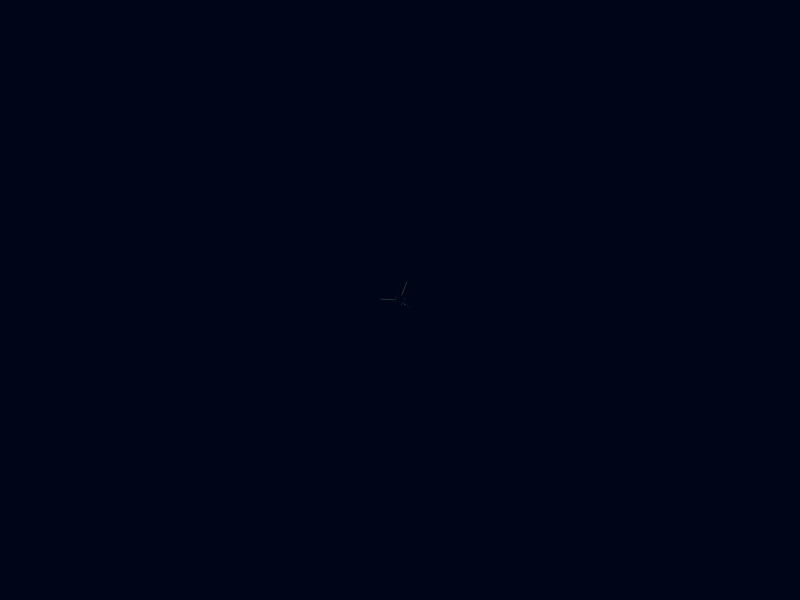
Frame 1 (no input)
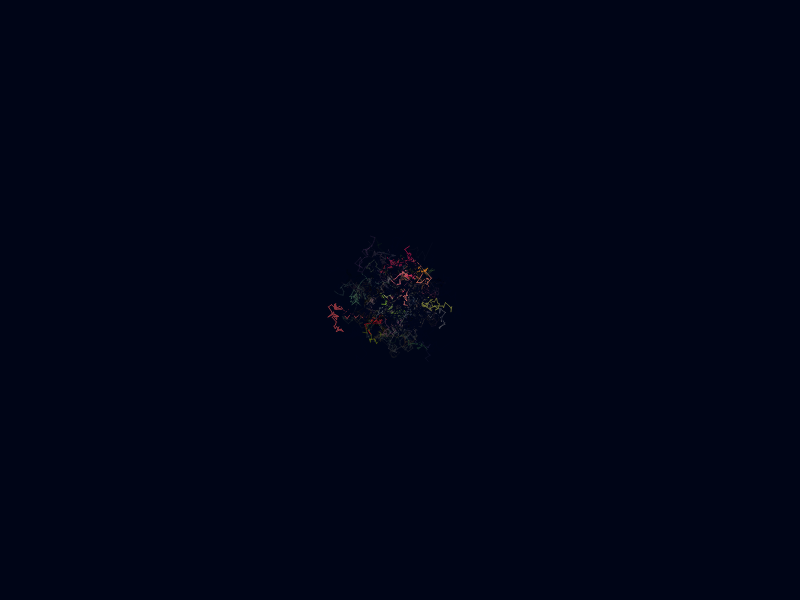
Frame 60 (no input)
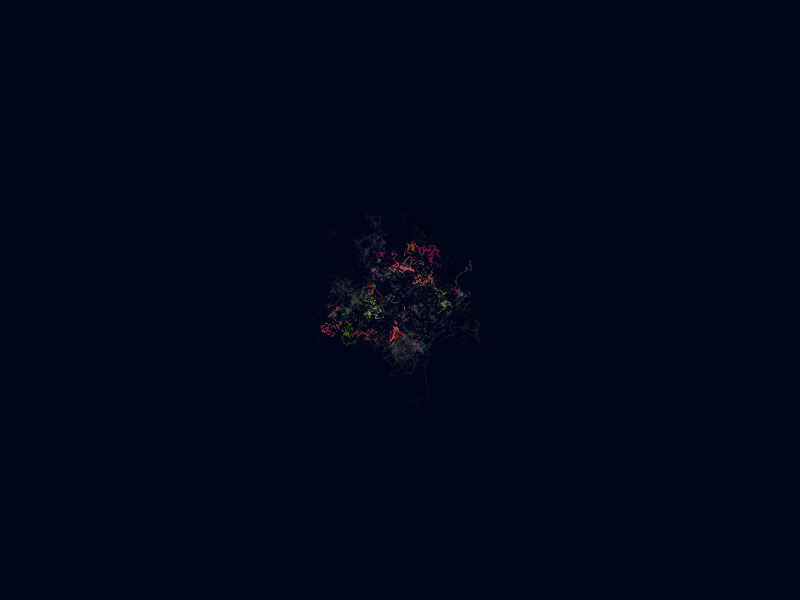
Frame 120 (the mouse pressed at the canvas centre since frame 60)

The p5.js sketch that drew these frames (run headless with seeded random() and noise() and a simulated clock; from frame 60 on, the mouse is pressed at the canvas centre):

// p5.js sketch
// ── sketch.js
let walker;
let walkers = [];
let qty = 110;

function setup() {
  createCanvas(displayWidth, displayHeight);

  for (let x = 0; x < qty; x++) {
    let hue = random(360);
    let saturation = random(50);
    let lightness = random(50);
    let alpha = random(0.5);
    walker = new Walker(hue, saturation, lightness, alpha);
    walkers.push(walker);
  }

  for (let x = 0; x < qty / 5; x++) {
    let hue = 330 + random(30);
    if (random(100) > 50) {
      hue = random(90);
    }
    let saturation = random(50) + 40;
    let lightness = random(50) + 40;
    let alpha = random(1);
    walker = new Walker(hue, saturation, lightness, alpha);
    walkers.push(walker);
  }

  for (let x = 0; x < qty; x++) {
    let hue = 228;
    let saturation = 100;
    let lightness = 10;
    let alpha = 1;
    walker = new Walker(hue, saturation, lightness, alpha);
    walkers.push(walker);
  }

  colorMode(HSB, 360, 100, 100, 1.0);
  background(228, 100, 9, 1);
  setInterval(() => {
    background(228, 80, 20, 0.03);
  }, 500)
}

function draw() {
  walkers.forEach(walker => {
    walker.step();
    walker.render();
  });
}

//Good oones:

// setInterval(() => {
//   background(228, 80, 20, 0.03);
// }, 500)
// let hue = random(360);
// let saturation = random(100);
// let lightness = random(100);
// let alpha = random(1);
// ── walker.js
class Walker {
  constructor(hue, saturation, lightness, alpha) {
    this.x = width / 2;
    this.y = height / 2;
    this.px = this.x;
    this.py = this.y;

    this.hue = hue || 180;
    this.saturation = saturation || 50;
    this.lightness = lightness || 50;
    this.alpha = alpha;
  }

  render() {
    stroke(this.hue, this.saturation, this.lightness, this.alpha);
    strokeWeight(1);

    line(this.x, this.y, this.px, this.py);
    this.px = this.x;
    this.py = this.y;
  }

  step() {
    let dist = 5;
    let leap = 20;

    let chance = random(100);
    if (chance < 99) {
      this.x += random(-dist, dist);
      this.y += random(-dist, dist);
    } else {
      this.x += random(-leap, leap);
      this.y += random(-leap, leap);
    }



    this.x = constrain(this.x, 0, width - 1);
    this.y = constrain(this.y, 0, height - 1);
  }
}
